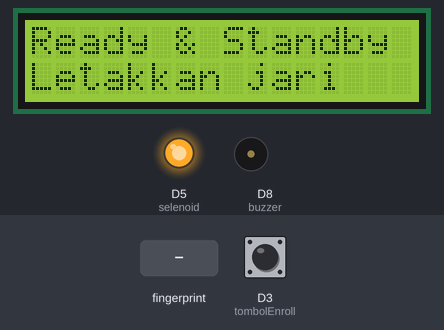
Bench run of a sketch on a simulated ESP8266 (NodeMCU). On the bench: 16×2 character LCD, output pins drawn as LEDs (lit = HIGH), buzzer (waves = sounding). The inputs (shaded band) are chosen by the test bench; at power-on: D3 (tombolEnroll) HIGH. WiFi joins after 1.5 s; servers stay silent unless stated.

Above: at 7.7 s.
7.8 s: finger stored as number 1 placed on the sensor
At 9.1 s:
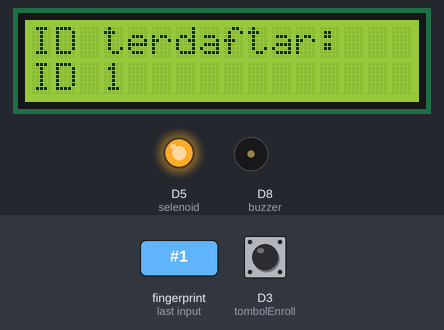
11.1 s: D3 (tombolEnroll) pulled LOW for 0.15 s
At 11.8 s:
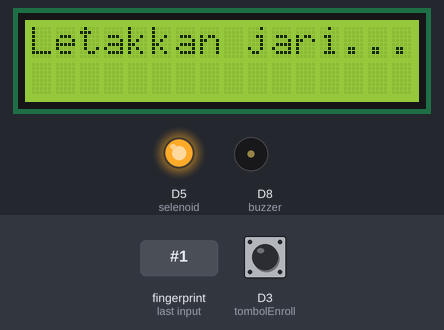
12.7 s: finger stored as number 1 placed on the sensor
At 13.6 s:
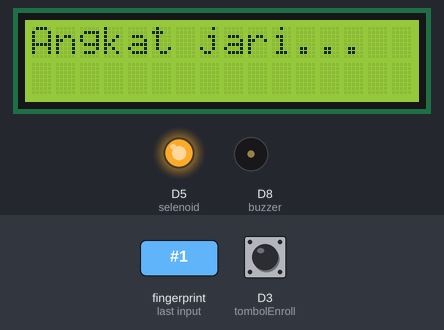
16.0 s: finger stored as number 1 placed on the sensor
19.3 s: D3 (tombolEnroll) pulled LOW for 3.2 s
At 23.6 s:
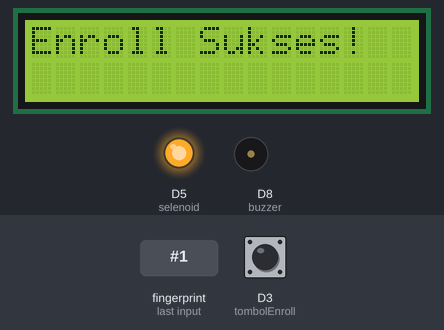
Timing chart, 0 to 25.1 s (numbered marks = the images above; inputs shaded):
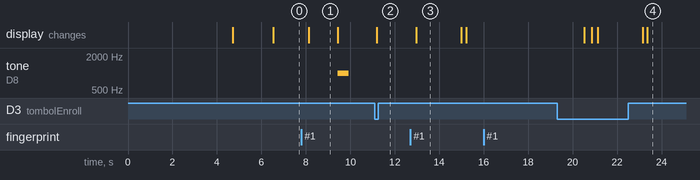

The sketch:

gabunganfinger.ino
```cpp
// PROGRAM UTAMA SMART DOORLOCK
// Menggabungkan fitur:
// - Pendaftaran sidik jari (enroll)
// - Verifikasi akses
// - Kontrol pintu + LCD
// - Telegram bot untuk kontrol akses

#include <ESP8266WiFi.h>
#include <WiFiClientSecure.h>
#include <UniversalTelegramBot.h>
#include <ArduinoJson.h>
#include <Adafruit_Fingerprint.h>
#include <Wire.h>
#include <LiquidCrystal_I2C.h>
#include <SoftwareSerial.h>

#define buzzer D8
#define SW D4
#define selenoid D5
#define tombolEnroll D3  // Tombol untuk masuk ke mode enroll

LiquidCrystal_I2C lcd(0x27, 16, 2);
SoftwareSerial mySerial(D6, D7);
Adafruit_Fingerprint finger = Adafruit_Fingerprint(&mySerial);

// WiFi & Telegram
#define Nama_ssid "Poco"
#define Pass_WiFi "11111111"
#define BOTtoken "7610880269:AAEkdjKmW65x7oFgWRR87wfw7m9GohJlSmk"
#define CHAT_ID "6622500636"

X509List cert(TELEGRAM_CERTIFICATE_ROOT);
WiFiClientSecure client;
UniversalTelegramBot bot(BOTtoken, client);

const char* ssid = Nama_ssid;
const char* password = Pass_WiFi;
int botRequestDelay = 1000;
unsigned long lastTimeBotRan;

bool aksesID[128];  // array untuk menyimpan ID mana saja yang aktif
int enrollID = 0; // ID baru untuk daftar sidik jari
bool isEnrollMode = false;

//=============================================================
void setup() {
  Serial.begin(115200);
  lcd.begin();
  lcd.backlight();
  lcd.clear();
  lcd.setCursor(0, 0);
  lcd.print("Smart Doorlock");
  lcd.setCursor(0, 1);
  lcd.print("Init system...");

  pinMode(buzzer, OUTPUT);
  pinMode(selenoid, OUTPUT);
  pinMode(SW, INPUT_PULLUP);
  pinMode(tombolEnroll, INPUT_PULLUP);
  digitalWrite(selenoid, HIGH);

  finger.begin(57600);
  delay(2000);

  if (!finger.verifyPassword()) {
    lcd.clear();
    lcd.print("Sensor ERROR");
    while (1) delay(1);
  }

  WiFi.begin(ssid, password);
  while (WiFi.status() != WL_CONNECTED) {
    delay(200);
  }
  client.setInsecure();
  lcd.clear();
  lcd.print("WiFi Connected");
  delay(1500);

  bot.sendMessage(CHAT_ID, "Modul aktif. Kirim 'IDx YES' untuk izinkan akses", "");
  lcd.clear();
  lcd.print("Ready & Standby");
  lcd.setCursor(0, 1);
  lcd.print("Letakkan jari");
}

//=============================================================
void loop() {
  cekTelegram();

  if (digitalRead(tombolEnroll) == LOW) {
    isEnrollMode = true;
    lcd.clear();
    lcd.print("Mode Enroll");
    lcd.setCursor(0, 1);
    lcd.print("ID: ");
    enrollID++;
    enrollFingerprint(enrollID);
    delay(3000);
    isEnrollMode = false;
    lcd.clear();
    lcd.print("Scan Mode Aktif");
  } else {
    cekFingerprint();
  }
}

//=============================================================
void cekTelegram() {
  if (millis() > lastTimeBotRan + botRequestDelay) {
    int numNewMessages = bot.getUpdates(bot.last_message_received + 1);
    while (numNewMessages) {
      for (int i = 0; i < numNewMessages; i++) {
        String text = bot.messages[i].text;
        int idNum = 0;
        if (text.indexOf("ID") >= 0 && text.indexOf("YES") >= 0) {
          idNum = text.substring(2, text.indexOf(" YES")).toInt();
          if (idNum > 0 && idNum < 128) {
            aksesID[idNum] = true;
            bot.sendMessage(CHAT_ID, "Akses ID" + String(idNum) + " diaktifkan", "");
          }
        }
      }
      numNewMessages = bot.getUpdates(bot.last_message_received + 1);
    }
    lastTimeBotRan = millis();
  }
}

//=============================================================
void cekFingerprint() {
  int id = getFingerprintIDez();
  if (id > 0) {
    lcd.clear();
    lcd.print("ID terdaftar:");
    lcd.setCursor(0, 1);
    lcd.print("ID "); lcd.print(id);
    delay(1000);
    if (aksesID[id]) {
      bot.sendMessage(CHAT_ID, "ID" + String(id) + " Akses DIIJINKAN", "");
      bukaPintu();
    } else {
      bot.sendMessage(CHAT_ID, "ID" + String(id) + " Belum Diizinkan", "");
      lcd.clear();
      lcd.print("Akses ditolak");
      tone(buzzer, 1000, 500);
      delay(1000);
    }
  } else if (id == -2) {
    lcd.clear();
    lcd.print("ID Tidak Dikenal");
    bot.sendMessage(CHAT_ID, "Sidik jari ilegal terdeteksi!", "");
    tone(buzzer, 1000);
    delay(300);
    noTone(buzzer);
  }
}

//=============================================================
void bukaPintu() {
  lcd.clear();
  lcd.print("Pintu Terbuka");
  digitalWrite(selenoid, LOW);
  tone(buzzer, 2000, 200);
  delay(200);
  digitalWrite(selenoid, HIGH);
  lcd.setCursor(0, 1);
  lcd.print("Terimakasih");
  delay(3000);
}

//=============================================================
int getFingerprintIDez() {
  uint8_t p = finger.getImage();
  if (p != FINGERPRINT_OK) return -1;
  p = finger.image2Tz();
  if (p != FINGERPRINT_OK) return -1;
  p = finger.fingerFastSearch();
  if (p != FINGERPRINT_OK) return -2;
  return finger.fingerID;
}

//=============================================================
void enrollFingerprint(uint8_t id) {
  int p = -1;
  lcd.clear();
  lcd.print("Letakkan jari...");
  while (p != FINGERPRINT_OK) {
    p = finger.getImage();
  }
  finger.image2Tz(1);
  lcd.clear();
  lcd.print("Angkat jari...");
  delay(2000);

  p = 0;
  lcd.clear();
  lcd.print("Letakkan lagi...");
  while (p != FINGERPRINT_OK) {
    p = finger.getImage();
  }
  finger.image2Tz(2);
  p = finger.createModel();
  if (p == FINGERPRINT_OK) {
    finger.storeModel(id);
    lcd.clear();
    lcd.print("Enroll Sukses!");
    aksesID[id] = true;
    bot.sendMessage(CHAT_ID, "Sidik jari ID" + String(id) + " telah disimpan", "");
  } else {
    lcd.clear();
    lcd.print("Gagal Enroll!");
  }
  delay(2000);
}
```

Measured:
- after the input at 7.8 s, tone on D8 (buzzer): silent → 1000 Hz after 1.6 s, → silent 0.50 s later; the display: changes after 0.32 s (image 1)
- after the input at 11.1 s, the display: changes after 0.09 s (image 2)
- after the input at 12.7 s, the display: changes after 0.27 s (image 3)
- after the input at 16.0 s, every drawn part: stays the same
- after the input at 19.3 s, D5 (selenoid): stays HIGH (without the input it goes to LOW after 3.2 s); tone on D8 (buzzer): stays silent (without the input it goes to 2000 Hz after 3.2 s); the display: first differs from a run without the input after 1.6 s (image 4 shows a later state)
- what the display in image 1 shows lasts 1.3 s, from 8.1 s to 9.4 s
- what the display in image 3 shows lasts 2.0 s, from 13.0 s to 15.0 s
